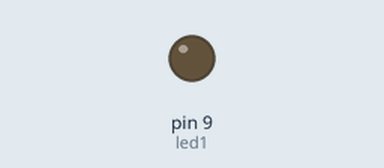
Simulated run of this sketch. Board: Arduino Uno, built with avr-gcc and run on an emulated ATmega328P. Parts: output pins drawn as LEDs (lit = HIGH).

Above: at 0.05 s.
At 5.75 s:
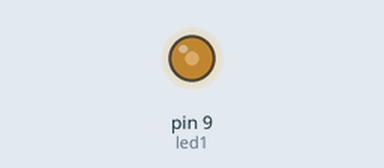
At 11.55 s:
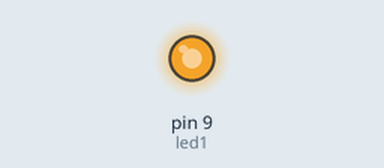
At 23.15 s:
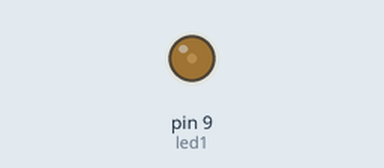
Timing chart, 0 to 33.3 s (numbered marks = the images above):
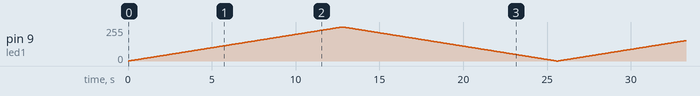

The sketch:

fadein_fadeout.ino
```cpp
int led1=9;
void setup()
{
  pinMode(led1,OUTPUT);
}

void loop()
{
  int i;
  for(i=0;i<=255;i++)
  {
    analogWrite(led1,i);
    delay(50);
  }
  for(i=255;i>=0;i--)
  {
    analogWrite(led1,i);
    delay(50);
  }

}
```
